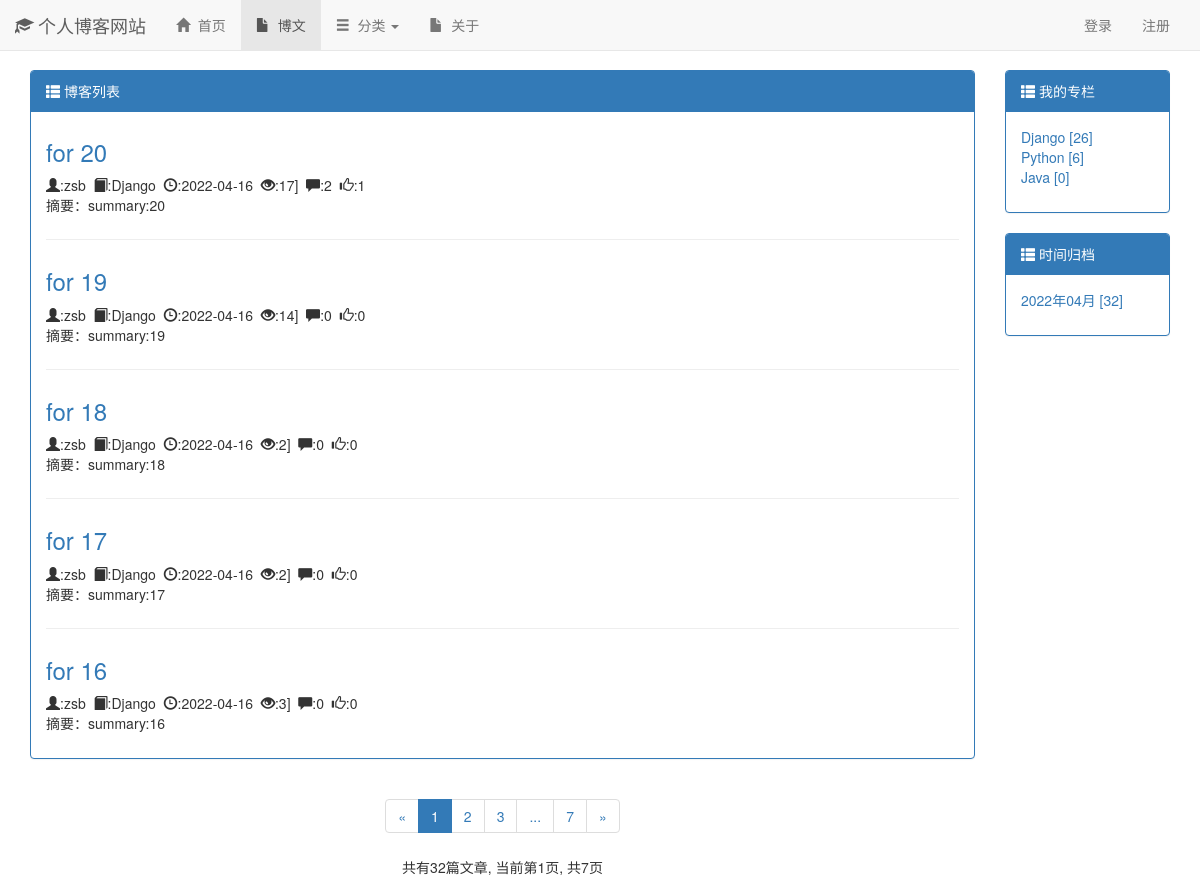
Screenshot of /blog/ with the database file from the repository.
### blog/models.py (models this page shows, shortened)
class Blog(models.Model, ReadNumExpandMethod):	# 创建博文模型，添加博文字段
	title = models.CharField(max_length = 50)  # 文章标题字段
	blog_type = models.ForeignKey(BlogType, on_delete=models.CASCADE)
	summary = models.TextField()  # 文章摘要字段
	content = RichTextField()				# 文章内容字段
	author = models.ForeignKey(User, on_delete=models.CASCADE) # 文章作者字段
	read_details= GenericRelation(ReadDetail)
	created_time = models.DateTimeField(auto_now_add = True)	# 创建时间字段
	last_updated_time = models.DateTimeField(auto_now = True)	# 最新更新时间字段
	class Meta:
		ordering = ['-created_time']

class BlogType(models.Model): # 博文类型的模型，对博文分类
	type_name = models.CharField(max_length = 15)	# 分类名字段
	def __str__(self):  # 显示类型的名称
		return self.type_name

### read_statistics/models.py (models this page shows)
class ReadNum(models.Model):
    read_num = models.IntegerField(default=0)
    content_type = models.ForeignKey(ContentType, on_delete=models.CASCADE)
    object_id = models.PositiveIntegerField()
    content_object = GenericForeignKey('content_type', 'object_id')

### likes/models.py (models this page shows)
class LikeCount(models.Model):
    content_type = models.ForeignKey(ContentType, on_delete=models.CASCADE)
    object_id = models.PositiveIntegerField()
    content_object = GenericForeignKey('content_type', 'object_id')
    liked_num = models.IntegerField(default=0)

### blog/views.py (the view)
# urls.py: path('', views.blog_list, name = 'blog_list'),
def blog_list(request):  # 该方法将博文列表显示到前端页面
    blogs_all_list = Blog.objects.all()
    context = get_blog_list_common_data(request, blogs_all_list)
    return render(request,'blog/blog_list.html', context)  # 将context返回到 blog_list.html文件

### comment/templatetags/comment_tags.py (called while the page is built)
@register.simple_tag
def get_comment_count(obj):
    content_type = ContentType.objects.get_for_model(obj)
    return Comment.objects.filter(content_type=content_type, object_id=obj.pk).count()

### likes/templatetags/likes_tags.py (called while the page is built)
@register.simple_tag
def get_like_count(obj):
    content_type = ContentType.objects.get_for_model(obj)
    like_count, created = LikeCount.objects.get_or_create(content_type=content_type, object_id=obj.pk)
    return like_count.liked_num

### read_statistics/models.py (called while the page is built)
	def get_read_num(self):
		try:
			ct = ContentType.objects.get_for_model(self)
			readnum = ReadNum.objects.get(content_type=ct, object_id=self.pk)
			return readnum.read_num
		except exceptions.ObjectDoesNotExist:
			return 0

### user/context_processors.py (called while the page is built)
def login_modal_form(request):
    return {'login_modal_form': LoginForm()}

### blog/templates/blog/blog_list.html (shortened to what this page needs)
{% extends 'base.html' %}
{% block nav_blog_active %} active {% endblock %}
{% load staticfiles %}
{% load comment_tags %}
{% load likes_tags %}
{% block header_extends %}
    <link rel="stylesheet" href="{% static 'blog/blog_list.css' %}">
{% endblock%}
{% block content %}
    <div class="container">
        <div class="row">
            <div class="col-xs-12 col-sm-8 col-md-9 col-lg-10 col-xs-offset-0">
                <div class="panel panel-primary">
                    <div class="panel-heading">
                        <span class="glyphicon glyphicon-th-list" aria-hidden="true"></span>
                        {% block blog_list_title %} 博客列表
                        {% endblock %}
                    </div>
                    <div class="panel-body">
                        {% for blog in blogs %}
                        <div class="blog">
                            <h3>
                                <a href="{% url 'blog_detail' blog.pk %}">
                                    {{ blog.title }}
                                </a>
                            </h3>
                            <p class="blog-info">
                                <span class="glyphicon glyphicon-user" aria-hidden="true"></span>:{{ blog.author }}&nbsp;
                                <span class="glyphicon glyphicon-book" aria-hidden="true"></span>:{{ blog.blog_type }}&nbsp;
                                <span class="glyphicon glyphicon-time" aria-hidden="true"></span>:{{ blog.created_time|date:"Y-m-d" }}&nbsp;
                                <span class="glyphicon glyphicon-eye-open" aria-hidden="true"></span>:{{ blog.get_read_num }}]&nbsp;
                                <span class="glyphicon glyphicon-comment" aria-hidden="true"></span>:{% get_comment_count blog %}&nbsp;
                                <span class="glyphicon glyphicon-thumbs-up" aria-hidden="true"></span>:{% get_like_count blog %}
                            </p>
                            <p>摘要：{{ blog.summary }}</p>
                        </div>
                        {% empty %}
                            <div class="blog">
                                <h3>-- 暂无博客，敬请期待</h3>
                            </div>
                        {% endfor %}
                    </div>
                </div>
                <div class="paginator">
                  <ul class="pagination">
                    <li>
                        {% if page_of_blogs.has_previous %}
                            <a href="?page = {{page_of_blogs.previous_page_number }}" aria-label="Previous">
                                <span aria-hidden="true">&laquo;</span>
                            </a>
                        {% else %}
                            <span aria-hidden="true">&laquo;</span>
                        {% endif %}
                    </li>
                    {% for page_num in page_range %}
                        {% if page_num == page_of_blogs.number %}
                            <li class="active"><span >{{ page_num }}</span></li>
                        {% else %}
                            {% if page_num == '...' %}
                                <li><span >{{ page_num }}</span></li>
                            {% else %}
                                <li><a href="?page={{ page_num}}">{{ page_num }}</a></li>
                            {% endif %}
                      {% endif %}
                    {% endfor %}
                    <li>
                        {% if page_of_blogs.has_next %}
                            <a href="?page = {{page_of_blogs.number.next_page_number }}" aria-label="Next">
                                <span aria-hidden="true">&raquo;</span>
                            </a>
                        {% else %}
                            <span aria-hidden="true">&raquo;</span>
                        {% endif %}
                    </li>
                  </ul>
                    <p>
                        共有{{page_of_blogs.paginator.count}}篇文章,
                        当前第{{ page_of_blogs.number }}页,
                        共{{ page_of_blogs.paginator.num_pages }}页
                    </p>
                </div>
            </div>
            <div class="hidden-xs col-sm-4 col-md-3 col-lg-2">
                <div class="panel panel-primary">
                    <div class="panel-heading">
                        <span class="glyphicon glyphicon-th-list" aria-hidden="true"></span>
                        我的专栏</div>
                    <div class="panel-body">
                        <ul class = "blog-types">
                            {% for blog_type in blog_types %}
                                <li>
                                    <a href="{% url 'blogs_with_type' blog_type.pk %}">
                                        {{ blog_type.type_name }} [{{ blog_type.blog_count }}]
                                    </a>
                                </li>
                            {% empty %}
                                <li>暂无分类</li>
                            {% endfor %}
                        </ul>
                    </div>
                </div>
                <div class="panel panel-primary">
                    <div class="panel-heading">
                        <span class="glyphicon glyphicon-th-list" aria-hidden="true"></span>
                        时间归档
                    </div>
                    <div class="panel-body">
                        <ul class="blog-dates">
                            {% for blog_date, blog_count in blog_dates.items %}
                                <li>
                                    <a href="{% url 'blogs_with_date' blog_date.year blog_date.month %}">
                                        {{ blog_date|date:"Y年m月" }} [{{ blog_count }}]
                                    </a>
                                </li>
                            {% endfor %}
                        </ul>
                    </div>
                </div>
            </div>
        </div>
    </div>
{% endblock %}

### templates/base.html (shortened to what this page needs)
<!DOCTYPE html>
<html lang="zh-CN">
    <link rel="stylesheet" href="/static/base.css">
    <link rel="stylesheet" href="/static/bootstrap-3.4.1/css/bootstrap.min.css">
    {% block header_extends %}{% endblock%}
</head>
<body>
    <div class="navbar navbar-default navbar-fixed-top" role="navigation">
        <div class="container-fluid">
            <div class="navbar-header">
                <a class = "navbar-brand" href="{% url 'home' %}">
                    <span class="glyphicon glyphicon-education" aria-hidden="true"></span>
                    个人博客网站
                </a>
            </div>
            <div id="navbar-collapse" class="collapse navbar-collapse" >
                <ul class="nav navbar-nav">
                    <li class="{% block nav_home_active %} {% endblock %}">
                        <a href="{% url 'home' %}">
                            <span class="glyphicon glyphicon-home" aria-hidden="true"></span>&nbsp;
                            首页
                        </a>
                    </li>
                    <li class="{% block nav_blog_active %} {% endblock %}">
                        <a href="{% url 'blog_list' %}">
                            <span class="glyphicon glyphicon-file" aria-hidden="true"></span>&nbsp;
                            博文
                        </a>
                    </li>
                    <li class="dropdown">
                        <a href="#" class="dropdown-toggle" data-toggle="dropdown" role="button" aria-haspopup="true" aria-expanded="true">
                            <span class="glyphicon glyphicon-menu-hamburger" aria-hidden="true"></span>&nbsp;
                            分类
                            <span class="caret"></span>
                        </a>
                    </li>
                    <li>
                        <a href="#">
                            <span class="glyphicon glyphicon-file" aria-hidden="true"></span>&nbsp;
                            关于
                        </a>
                    </li>
                </ul>
                <ul class="nav navbar-nav navbar-right">
                    {% if not user.is_authenticated %}
                        <li>
                            <a href="{% url 'login' %}?from={{ request.get_full_path }}">登录</a>
                        </li>
                        <li>
                            <a href="{% url 'register' %}?from={{ request.get_full_path }}">注册</a>
                        </li>
                    {% endif %}
                </ul>
            </div>
        </div>
    </div>
    {% block content %} {% endblock %}
</body>
</html>

### static/base.css (style rules this page uses)
* { margin: 0; padding: 0; }
body { margin-top: 70px!important; }
ul { list-style-type: none!important; }
ul.navbar-right { margin-right: 0; }

### blog/static/blog/blog_list.css (style rules this page uses)
ul.blog-types { list-style-type: none; }
ul.blog-dates { list-style-type: none; }
div.blog:not(:last-child) { margin-bottom: 2em; padding-bottom: 1em; border-bottom: 1px solid #eee; }
div.blog h3 { margin-top: 0.5em; }
div.blog p.blog-info { margin-bottom: 0; }
div.paginator { text-align: center; }

### rows the page displays
Blog: title "for 20", author "zsb", blog_type "Django", created_time "2022-04-16", get_read_num "17", id "2", id.liked_num "1", summary "summary:20"
Blog: title "for 19", author "zsb", blog_type "Django", created_time "2022-04-16", get_read_num "14", id "0", id.liked_num "0", summary "summary:19"
Blog: title "for 18", author "zsb", blog_type "Django", created_time "2022-04-16", get_read_num "2", id "0", id.liked_num "0", summary "summary:18"
Blog: title "for 17", author "zsb", blog_type "Django", created_time "2022-04-16", get_read_num "2", id "0", id.liked_num "0", summary "summary:17"
Blog: title "for 16", author "zsb", blog_type "Django", created_time "2022-04-16", get_read_num "3", id "0", id.liked_num "0", summary "summary:16"
BlogType: type_name "Django", blog_count "26"
BlogType: type_name "Python", blog_count "6"
BlogType: type_name "Java", blog_count "0"

### other values shown
{{ page_num }} "1"
{{ page_num }} "2" "3" "7"
{{ page_num }} "..."
{{ page_of_blogs.paginator.count }} "32"
{{ page_of_blogs.number }} "1"
{{ page_of_blogs.paginator.num_pages }} "7"
{{ blog_date|date:"Y年m月" }} "2022年04月"
{{ blog_count }} "32"
